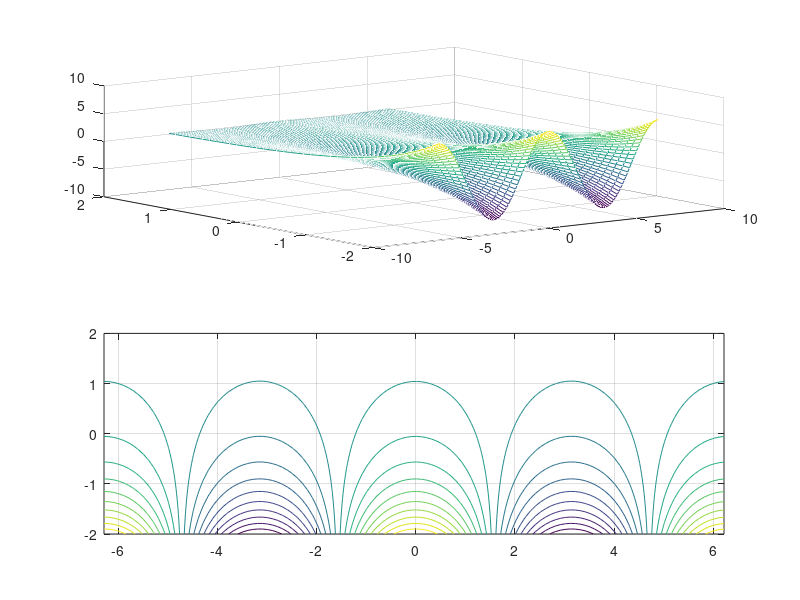

Write MATLAB code to recreate this figure.
%******************************************************************************
% \details     : An3E Serie 1
% \autor       : Simon Burkhardt
% \file        : An3E_Serie_7_mehrdimmensional.m
% \date        : 17.11.2018
% \version     : 1.0
%******************************************************************************

%% Aufgabe 2
% a)
clear all; close all; clc; format shorteng

[X Y] = meshgrid(-5:0.1:5);
Z = X+Y-1;
contour(X,Y,Z, -3:1:3);
grid on

%%
% b)
clear all; close all; clc; format shorteng

[X Y] = meshgrid(-10:0.1:10);
Z = X.*Y;
contour(X,Y,Z, [-9 -4 -1 0 1 4 9]);
grid on


%% Aufgabe 3
% a)
clear all; close all; clc; format shorteng

[X Y] = meshgrid(-3:0.1:3);
Z = (4.*X.^2+Y.^2).*exp(-X.^2-Y.^2);
subplot(2,1,1);
mesh(X,Y,Z);
subplot(2,1,2);
contour(X,Y,Z,10);
grid on


%%
% b)
clear all; close all; clc; format shorteng

[X Y] = meshgrid(-1:0.01:1);
Z = Y.^2-Y.^4-X.^2;
subplot(2,1,1);
mesh(X,Y,Z);
subplot(2,1,2);
contour(X,Y,Z,20);
grid on

%%
% c)
% b)
clear all; close all; clc; format shorteng

x = -2*pi:0.1:2*pi;
y = -2:0.1:2;
[X Y] = meshgrid(x,y);
Z = exp(-Y).*cos(X);
subplot(2,1,1);
mesh(X,Y,Z);
subplot(2,1,2);
contour(X,Y,Z,20);
grid on



